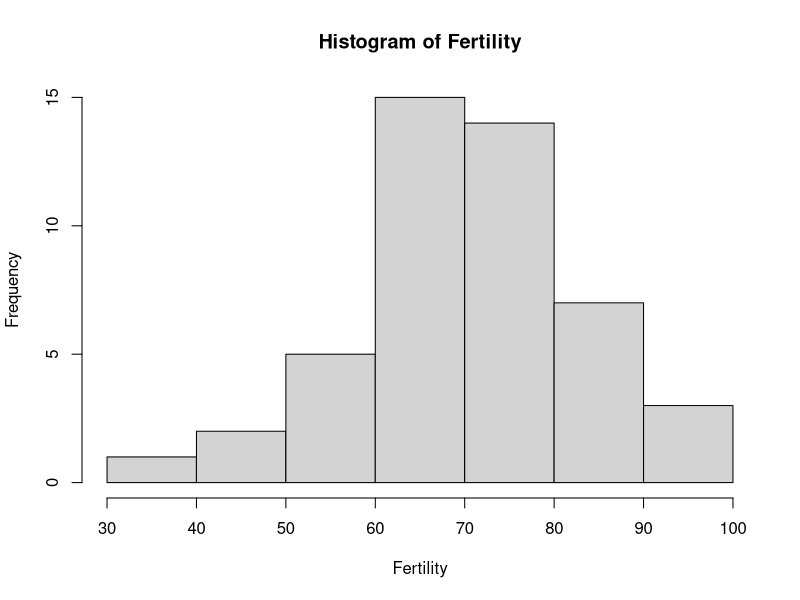
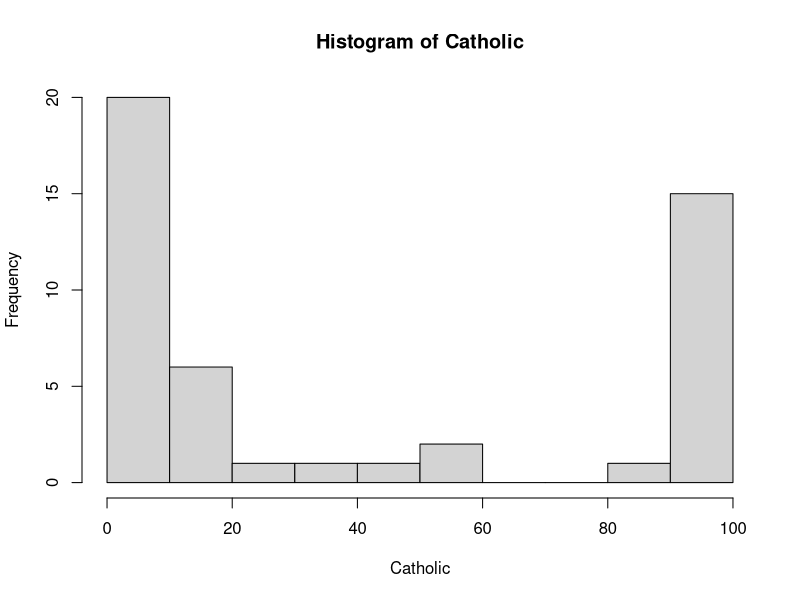

Recreate these plots in R, in order. (Note: this script raises an error after producing the figures.)
## ---- chunk 1
data("swiss")
## ---- chunk 2
str(swiss)
attach(swiss) # this makes the variables inside swiss directly accessible
## ---- chunk 3
hist(Fertility)
## ---- chunk 4
hist(Catholic)
## ---- chunk 5
Religion <- ifelse(Catholic >= 50, "Catholic", "Protestant")
Catholic_D <- ifelse(Religion == "Catholic", 1, 0)
table(Catholic_D)
## ---- chunk 6
linear_model <- function (y, X, intercept=TRUE) {
  if (intercept) X <- cbind(X, 1)
  solve(t(X)%*%X) %*% t(X)%*%y # solve for beta
}
## ---- chunk 7
linear_model(y = Fertility, X = Catholic_D, intercept = TRUE)
## ---- chunk 8
lm(Fertility ~ Catholic_D)
## ---- chunk 9
table(Religion)
## ---- chunk 10
row.names(swiss)
## ---- chunk 11
row.names(swiss)[9]
## ---- chunk 12
Religion[9] <- "Orthodox"
table(Religion)
## ---- chunk 13
Catholic_D <- ifelse(Religion == "Catholic", 1, 0)
Protestant_D <- ifelse(Religion == "Protestant", 1, 0)
Orthodox_D <- ifelse(Religion == "Orthodox", 1, 0)
Religion_D <- cbind(Catholic_D, Protestant_D, Orthodox_D)
Religion_D
## ---- chunk 14
rowSums(Religion_D)
## ---- chunk 15
linear_model(y = Fertility, X = Religion_D, intercept = TRUE)
## ---- chunk 16
Religion_D <- cbind(Catholic_D, Orthodox_D)
linear_model(y = Fertility, X = Religion_D, intercept = TRUE)
## ---- chunk 17
lm(Fertility ~ Religion_D)
